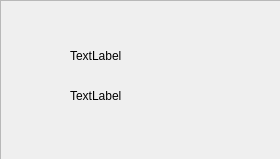
<?xml version="1.0" encoding="UTF-8"?>
<ui version="4.0">
 <class>author</class>
 <widget class="QDialog" name="author">
  <property name="geometry">
   <rect>
    <x>0</x>
    <y>0</y>
    <width>280</width>
    <height>159</height>
   </rect>
  </property>
  <property name="windowTitle">
   <string>Привет, мокапщик</string>
  </property>
  <widget class="QFrame" name="frame">
   <property name="geometry">
    <rect>
     <x>0</x>
     <y>0</y>
     <width>281</width>
     <height>161</height>
    </rect>
   </property>
   <property name="frameShape">
    <enum>QFrame::StyledPanel</enum>
   </property>
   <property name="frameShadow">
    <enum>QFrame::Raised</enum>
   </property>
   <widget class="QLabel" name="twitter">
    <property name="geometry">
     <rect>
      <x>70</x>
      <y>40</y>
      <width>141</width>
      <height>31</height>
     </rect>
    </property>
    <property name="text">
     <string>TextLabel</string>
    </property>
   </widget>
   <widget class="QLabel" name="github">
    <property name="geometry">
     <rect>
      <x>70</x>
      <y>80</y>
      <width>141</width>
      <height>31</height>
     </rect>
    </property>
    <property name="text">
     <string>TextLabel</string>
    </property>
   </widget>
  </widget>
 </widget>
 <resources/>
 <connections/>
</ui>
